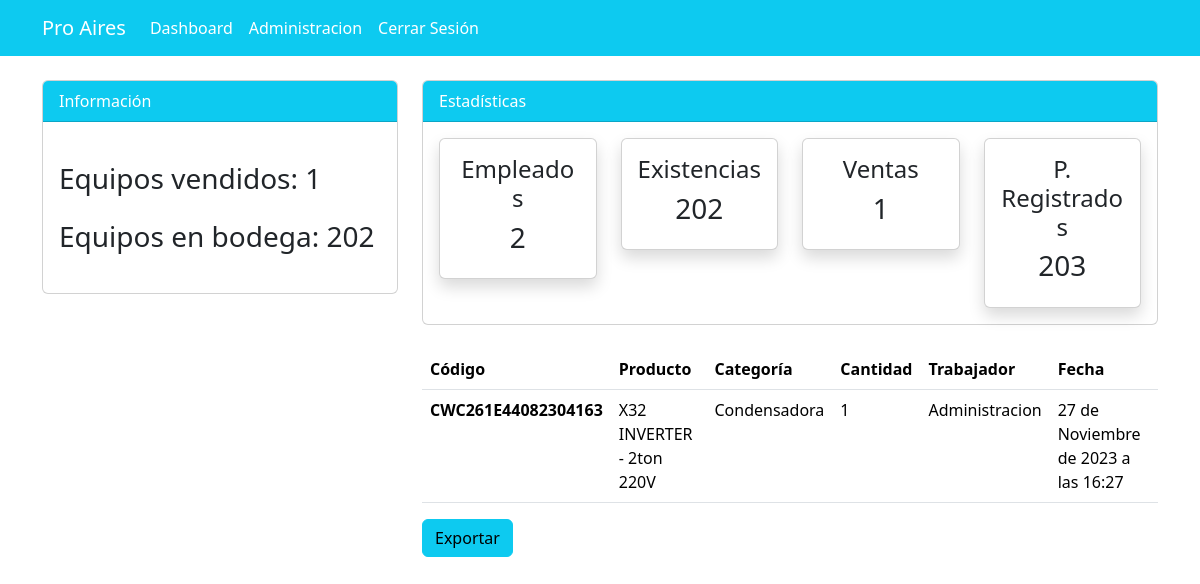
The page /pedido/ (signed in) on the database as committed earlier.
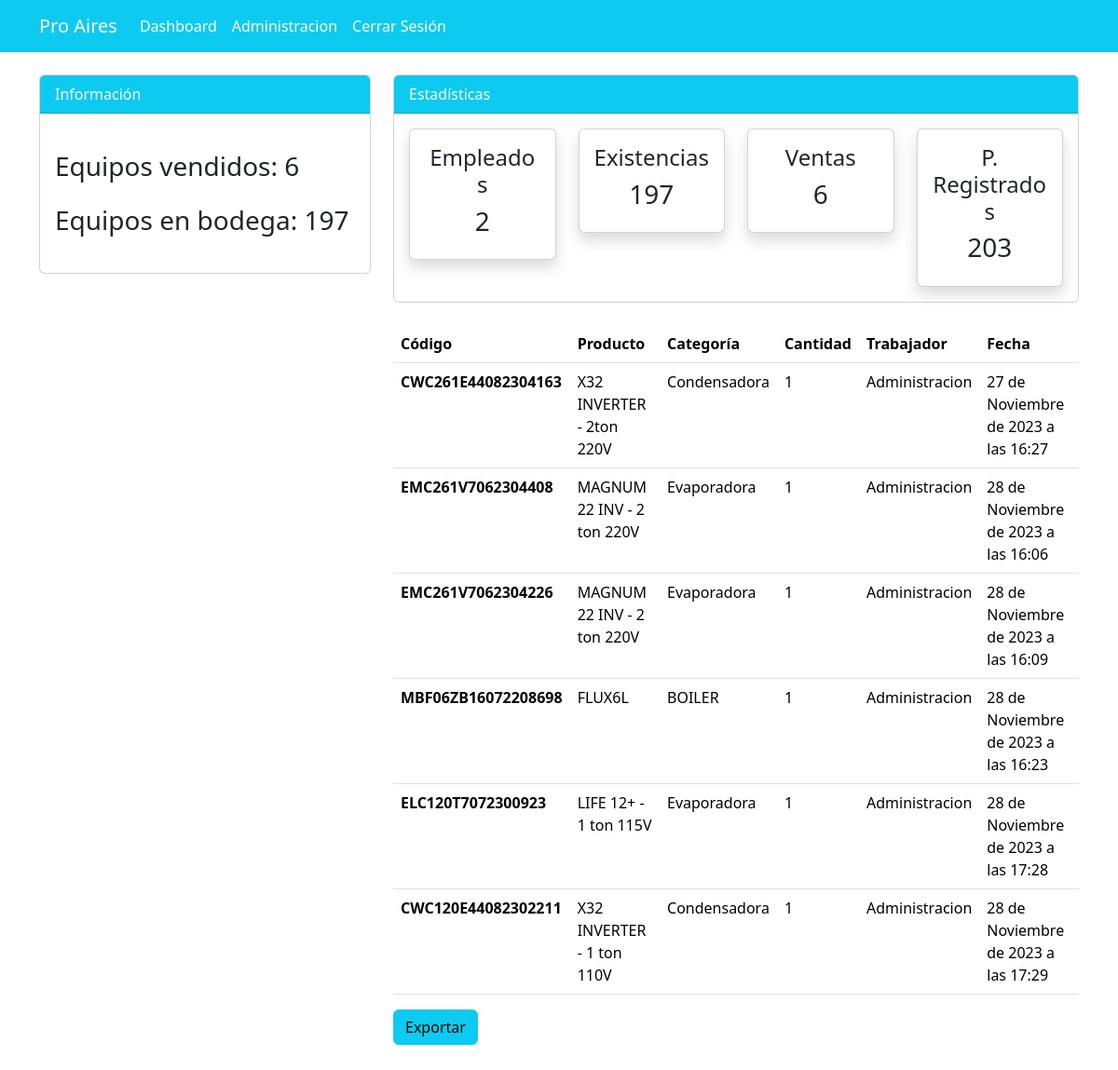
The same page on the database as committed later.
### dashboard/models.py (models this page shows, shortened)
class Order(models.Model):
    product = models.ForeignKey(Producto, on_delete=models.CASCADE)
    staff = models.ForeignKey(User, models.CASCADE)
    order_quantity = models.PositiveBigIntegerField()
    date = models.DateTimeField(auto_now_add=True)
    customer = models.ForeignKey(Customer, on_delete=models.CASCADE)
    class Meta:
        verbose_name_plural = 'Pedidos'

class Producto(models.Model):
    code = models.CharField(max_length=20)
    name = models.CharField(max_length=100)
    category = models.CharField(max_length=20)
    quantity = models.PositiveIntegerField()
    type = models.CharField(max_length=100, default=None)
    precio = models.DecimalField(max_digits=20, decimal_places=2, default=1000.00)
    created_at = models.DateTimeField(auto_now_add=True)
    updated_at = models.DateTimeField(auto_now=True)
    price_update = models.DateTimeField(default=None, null=True, blank=True)

### dashboard/views.py (the view)
# urls.py: path('pedido/', views.order, name='dashboard-order'),
@login_required
def order(request):
    orders = Order.objects.all()
    orders_count = orders.count()
    total_order_quantity = orders.aggregate(Sum('order_quantity'))['order_quantity__sum']
    workers_count = User.objects.count()
    items_count = Producto.objects.count()
    total_quantity = Producto.objects.aggregate(Sum('quantity'))['quantity__sum']
    context = {
        'orders': orders,
        'orders_count': orders_count,
        'total_order_quantity':total_order_quantity ,
        'workers_count': workers_count,
        'items_count': items_count,
        'total_quantity': total_quantity,
    }
    return render(request, 'dashboard/order.html', context)

### templates/dashboard/order.html (shortened to what this page needs)
{% extends 'partials/base.html'%}
{% block content %}
{% include 'partials/topnav.html' %}
  <div class="container">
    <div class="row my-4">
        <div class="col-md-4">
        </div>
        <div class="col-md-8">
            <table class="table bg-white">
                <thead class="bg-info">
                    <tr class="text-white">
                        <th scope="col">Código</th>
                        <th scope="col">Producto</th>
                        <th scope="col">Categoría</th>
                        <th scope="col">Cantidad</th>
                        <th scope="col">Trabajador</th>
                        <th scope="col">Fecha</th>
                    </tr>
                </thead>
                <tbody>
                {% for order in orders %}
                    <tr>
                    <th scope="col">{{ order.product.code }}</td>
                    <td>{{ order.product.name }}</td>
                    <td>{{ order.product.category }}</td>
                    <td>{{ order.order_quantity }}</td>
                    <td>{{ order.staff.username }}</td>
                    <td>{{ order.date }}</td>
                    </tr>
                {% endfor %}
                </tbody>
            </table>
            <h3 class="btn btn-info">
                <a class="nav-link" href="{% url 'dashboard-order-csv' %}"> Exportar </a>
            </h3>
        </div>
    </div>
</div>
{% endblock %}

### templates/partials/base.html (shortened to what this page needs)
{% load static %}
<!doctype html>
<html lang="en">
  <head>
    <link rel="stylesheet" href="{% static '/style.css' %}">
    <link href="https://cdn.jsdelivr.net/npm/bootstrap@5.3.2/dist/css/bootstrap.min.css" rel="stylesheet">
  </head>
  <body>
    {% include 'partials/nav.html' %}
    {% block content %}
    {% endblock %}
</body>
</html>

### templates/partials/nav.html (shortened to what this page needs)
 <nav class="navbar navbar-expand-lg navbar-info bg-info">
    {% if user.is_authenticated %}
    <div class="container" color="blue">
        <a class="navbar-brand text-white" href="{% url 'pos-index' %}">Pro Aires</a>
        <div class="collapse navbar-collapse" id="navbarSupportedContent">
            <ul class="navbar-nav mr-auto">
                <li class="nav-item active">
                    <a class="nav-link text-white" href="{% url 'dashboard-index' %}">  Dashboard </a>
                </li>
            </ul>
            <ul class="navbar-nav ml-auto">
                <li class="nav-item active">
                    <a class="nav-link text-white" href="{% url 'user-profile' %}">{{user.username}}</a>
                </li>
                <li class="nav-item">
                    <a class="nav-link text-white" href="{% url 'user-logout' %}"> Cerrar Sesión</a>
                </li>
            </ul>
            {% endif %}
        </div>
    </div>
</nav>

### templates/partials/topnav.html (shortened to what this page needs)
<div class="container">
    <div class="row mt-4">
        <div class="col-md-4">
            <div class="card">
                <div class="card-header bg-info text-white">
                    Información
                </div>
                <div class="card-body">
                    <h3 class="my-4"> Equipos vendidos: {{ total_order_quantity }} </h3>
                    <h3 class="my-4"> Equipos en bodega: {{ total_quantity }} </h3>
                </div>
            </div>
        </div>
        <div class="col-md-8">
            <div class="card">
                <div class="card-header bg-info text-white">
                    Estadísticas
                </div>
                <div class="card-body">
                    <div class="row">
                        <div class="col-md-3">
                            <a class="text-decoration-none text-dark" href="{% url 'dashboard-staff' %}">
                                <div class="card my-card shadow text-center p-3">
                                    <h4>Empleados</h4>
                                    <h3>{{ workers_count }}</h3>
                                </div>
                            </a>
                        </div>
                        <div class="col-md-3">
                            <a class="text-decoration-none text-dark" href="{% url 'dashboard-producto' %}">
                                <div class="card my-card shadow text-center p-3">
                                    <h4>Existencias</h4>
                                    <h3>{{ total_quantity }}</h3>
                                </div>
                            </a>
                        </div>
                        <div class="col-md-3">
                            <a class="text-decoration-none text-dark" href="{% url 'dashboard-order' %}">
                                <div class="card my-card shadow text-center p-3">
                                    <h4>Ventas</h4>
                                    <h3>{{ orders_count }}</h3>
                                </div>
                            </a>
                        </div>
                        <div class="col-md-3">
                            <a class="text-decoration-none text-dark" href="{% url 'dashboard-precio' %}">
                                <div class="card my-card shadow text-center p-3">
                                    <h4>P. Registrados</h4>
                                    <h3>{{ items_count }}</h3>
                                </div>
                            </a>
                        </div>
                    </div>
                </div>
            </div>
        </div>
    </div>
</div>

### static/style.css (style rules this page uses)
body { background: rgb(230, 227, 227); }

Rows that differ between the two databases and show on the page:
added Order: product.code "EMC261V7062304408", product.name "MAGNUM 22 INV - 2 ton 220V", product.category "Evaporadora", order_quantity "1", staff.username "Administracion", date "28 de Noviembre de 2023 a las 16:06"
added Order: product.code "EMC261V7062304226", product.name "MAGNUM 22 INV - 2 ton 220V", product.category "Evaporadora", order_quantity "1", staff.username "Administracion", date "28 de Noviembre de 2023 a las 16:09"
added Order: product.code "MBF06ZB16072208698", product.name "FLUX6L", product.category "BOILER", order_quantity "1", staff.username "Administracion", date "28 de Noviembre de 2023 a las 16:23"
added Order: product.code "ELC120T7072300923", product.name "LIFE 12+ - 1 ton 115V", product.category "Evaporadora", order_quantity "1", staff.username "Administracion", date "28 de Noviembre de 2023 a las 17:28"
added Order: product.code "CWC120E44082302211", product.name "X32 INVERTER - 1 ton 110V", product.category "Condensadora", order_quantity "1", staff.username "Administracion", date "28 de Noviembre de 2023 a las 17:29"
Other text that changed with them:
{{ total_order_quantity }}: "1" → "6"
{{ total_quantity }}: "202" → "197"
{{ orders_count }}: "1" → "6"
